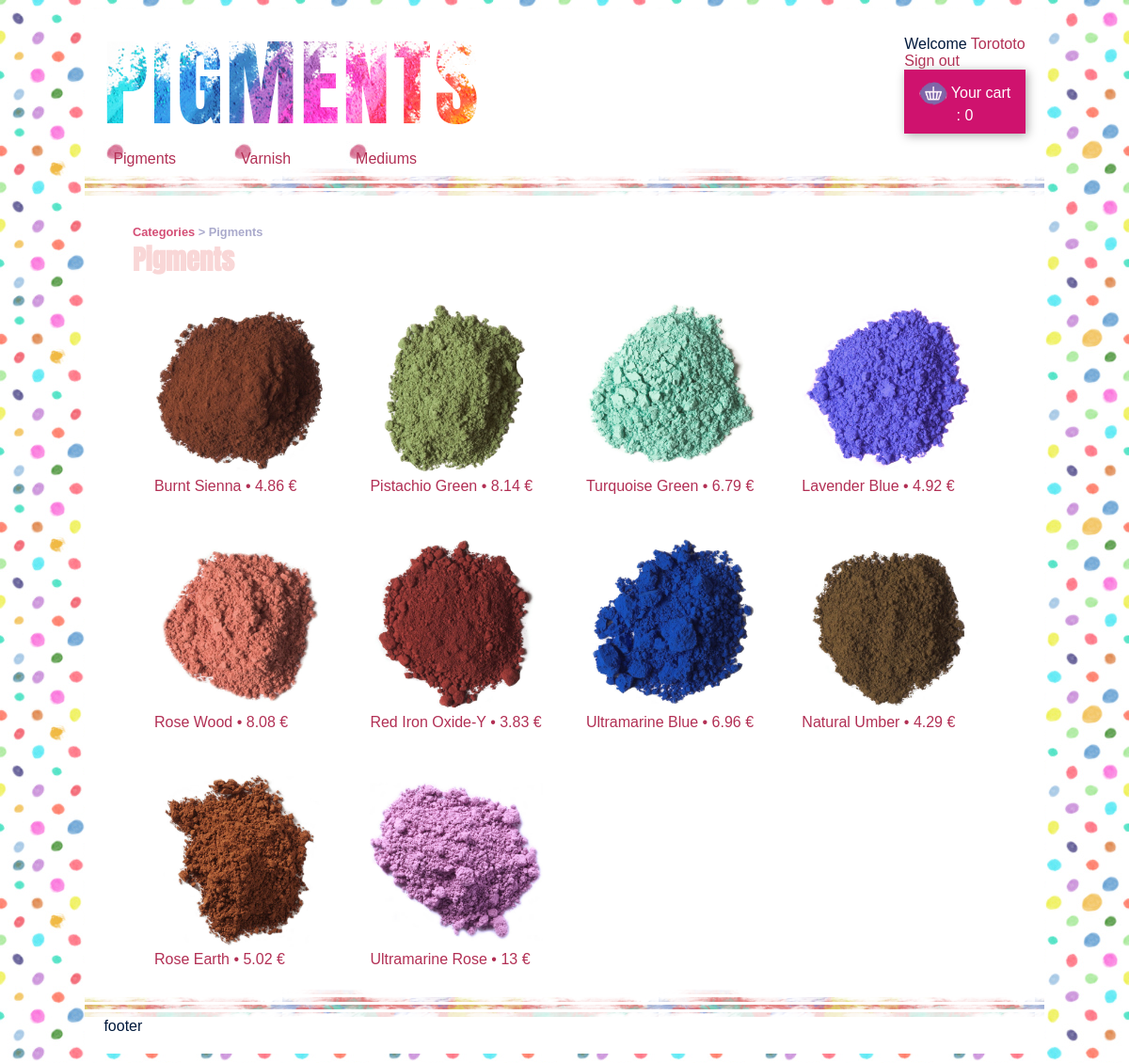
/index.php?ctrl=category&action=displayOne&cat=1 (signed in), run on the app's committed database.
### tables this page shows
CREATE TABLE IF NOT EXISTS `categories` (
  `id` int(11) NOT NULL,
  `name` varchar(40) NOT NULL,
  `img_url` varchar(100) NOT NULL
);

CREATE TABLE IF NOT EXISTS `products` (
  `id` int(11) NOT NULL,
  `name` varchar(40) NOT NULL,
  `img_url` varchar(100) NOT NULL,
  `price` float NOT NULL,
  `description` text NOT NULL,
  `id_category` int(10) NOT NULL
);

### controller/ProductController.php (called while the page is built, shortened)
<?php
class ProductController {
	private $manager;
	private static $_instance;
    private function __construct($db) {
		require('./model/Product.php');
		require_once('./model/ProductManager.php');
		$this->manager = new ProductManager($db);
		$this->createProducts();
    }
	public static function getInstance ($db) {
		if (!(self::$_instance instanceof self)){
				self::$_instance = new self($db);
			}
        return self::$_instance;
    }
	public function displayAll( $cat ){
		$list=[];
		require('./view/main.php');
	}
	private function createProducts(){
		$list = $this->manager->findAll();
	}
}

### index.php (called while the page is built, shortened)
<?php
$conn=new Connection();
$db = $conn->get_connection();
if (
	( isset($_GET['ctrl']) && !empty($_GET['ctrl']) ) &&
	( isset($_GET['action']) && !empty($_GET['action']) )
) {
    $ctrl = $_GET['ctrl'];
    $action = $_GET['action'];
}
else {
    $ctrl = 'category';
    $action = 'display';
}
$ctrl = $ctrl . 'Controller';
$controller = $ctrl::getInstance($db);
$controller->$action();

### model/CategoryManager.php (called while the page is built, shortened)
<?php
class CategoryManager{
	private $db;
	public function __construct($db){
		$this->db=$db;
	}
	public function findAll(){
		$select = 'SELECT * FROM categories';
		$search = $this->db->query($select);
		$found = $search->fetchAll();
		return $found;
	}
}

### model/Category.php (called while the page is built, shortened)
<?php
class Category{
	private $name;
	public function getName(){
		return $this->name;
	}
}

### model/ProductManager.php (called while the page is built, shortened)
<?php
class ProductManager {
	private $db;
	public function __construct($db){
		$this->db=$db;
	}
	public function findAll(){
		$req="SELECT * from products";
		$search = $this->db->query($req);
		$found = $search -> fetchAll();
		return $found;
	}
}

### model/Product.php (called while the page is built, shortened)
<?php
class Product{
	private $id;
	private $name;
	private $img_url;
	private $price;
	public function getId(){
		return $this->id;
	}
	public function getName(){
		return $this->name;
	}
	public function getUrl(){
		return $this->img_url;
	}
	public function getPrice(){
		return $this->price;
	}
}

### view/displayProducts.php (the view, shortened to what this page needs)
<p class="smallFont"><a href="index.php">Categories</a> > <?echo $cat->getName();?></p>
<h2><?echo $cat->getName();?></h2>
<ul id="displayProducts">
	<?foreach($list as $prod){?>
		<li class="smallProd">
			<div>
				<a href="index.php?ctrl=product&action=display&prod=<?echo $prod->getId();?>" />
					<img src="img/<?echo $prod->getUrl();?>" alt="<?echo $prod->getName();?>" />
					<div class="label_prod">
						<p><?echo $prod->getName();?> •
						<span><?echo $prod->getPrice();?> €</span></p>
					</div>
			</div>
		</li>
	<?}?>
</ul>

### css/styles.css (style rules this page uses)
* { margin:0; padding:0; border:none; }
html { font-family:Arial, sans-serif; box-sizing:border-box; }
body { background-image:url('../img/fd.jpg'); color:#00193c; }
h1, h2, h3 { font-family: 'Anton', sans-serif; color:#f9d7d7; font-size:1.8em; }
li { list-style-type:none; }
.smallFont { font-size:0.8em; font-weight:bold; color:#aac; }
.smallFont a { color:#d44f76; }
a { text-decoration:none; color:#b22f54; }
.smallProd { float:left; width:20%; margin:2.5%; }
.smallProd img { width:100%; }

### data on the page
categories: name "Pigments"
products: img_url (picture), name "Burnt Sienna", price "4.86"
products: img_url (picture), name "Pistachio Green", price "8.14"
products: img_url (picture), name "Turquoise Green", price "6.79"
products: img_url (picture), name "Lavender Blue", price "4.92"
products: img_url (picture), name "Rose Wood", price "8.08"
products: img_url (picture), name "Red Iron Oxide-Y", price "3.83"
products: img_url (picture), name "Ultramarine Blue", price "6.96"
products: img_url (picture), name "Natural Umber", price "4.29"
products: img_url (picture), name "Rose Earth", price "5.02"
products: img_url (picture), name "Ultramarine Rose", price "13"

### other printed values
$_SESSION['user']['firstName'] "Torototo"
$cart "0"
